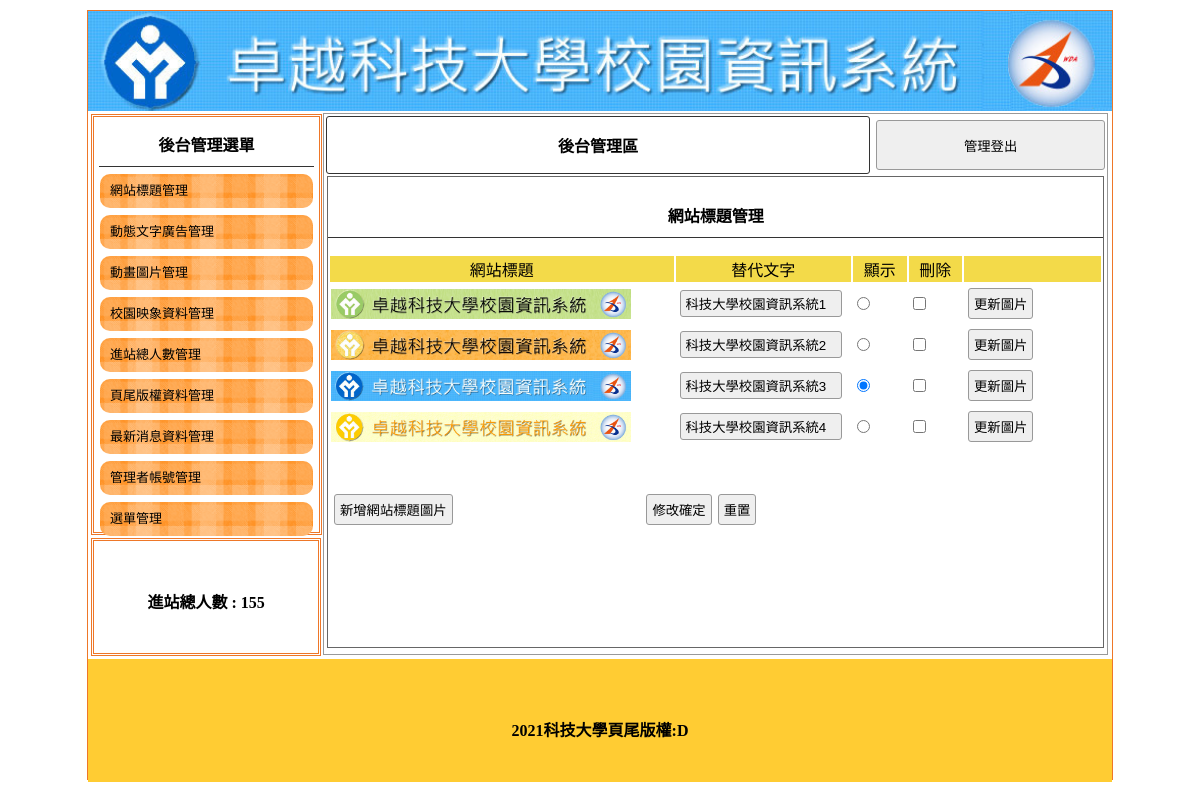
The page /back.php on the database its author committed.
### tables this page shows
CREATE TABLE `title` (
  `id` int(11) UNSIGNED NOT NULL COMMENT '流水號',
  `img` text NOT NULL COMMENT '檔名/路徑',
  `text` text NOT NULL COMMENT '文字',
  `sh` int(1) UNSIGNED DEFAULT 0 COMMENT '顯示'
);

CREATE TABLE `total` (
  `id` int(11) UNSIGNED NOT NULL,
  `total` int(11) NOT NULL
);

CREATE TABLE `bottom` (
  `id` int(11) UNSIGNED NOT NULL,
  `bottom` text NOT NULL COMMENT '頁尾版權一定要用文字'
);

### base.php (called while the page is built, shortened)
<?php
class DB{
    protected $dsn="mysql:host=localhost;charset=utf8;dbname=web01";
    protected $user="root";
    protected $pw="";
    protected $pdo;
    public $table;
    public function __construct($table){
        $this->table=$table;
        $this->pdo=new PDO($this->dsn,$this->user,$this->pw);
    }
    private function setStr($table){
        switch($table){
            case "title":
                $this->title="網站標題管理";
                $this->button="新增網站標題圖片";
                $this->header="網站標題";
                $this->append="替代文字";
            break;
            case "ad":
                $this->title="動態文字廣告管理";
                $this->button="新增動態文字廣告";
                $this->header="動態文字廣告";
            break;
            case "mvim":
                $this->title="動畫圖片管理";
                $this->button="新增動畫圖片";
                $this->header="動畫圖片";
                $this->upload="動畫圖片";
            break;
            case "image":
                $this->title="校園映像資料管理";
                $this->button="新增校園映像圖片";
                $this->header="校園映像資料圖片";
                $this->upload="校園映像資料圖片";
            break;
            case "total":
                $this->title="進站總人數管理";
                $this->button="";
                $this->header="進佔總人數:";
            break;
            case "bottom":
                $this->title="頁尾版權資料管理";
                $this->button="";
                $this->header="頁尾版權資料";
            break;
            case "news":
                $this->title="最新消息資料管理";
                $this->button="新增最新消息資料";
                $this->header="最新消息資料內容";
            break;
            case "admin":
                $this->title="管理者帳號管理";
                $this->button="新增管理者帳號";
                $this->header="帳號";
                $this->append="密碼";
            break;
            case "menu":
                $this->title="選單管理";
                $this->button="新增主選單";
                $this->header="主選單名稱";
                $this->append="選單連結網址";
            break;
        }
    }
    public function find($id){
        $sql="SELECT * FROM $this->table WHERE ";
        if(is_array($id)){
            foreach($id as $key => $value){
                $tmp[]="`$key`='$value'";
            }
            $sql .= implode(" AND ",$tmp);
        }else{
            $sql .= " `id`='$id'";
        }
        return $this->pdo->query($sql)->fetch(PDO::FETCH_ASSOC);
    }
    public function all(...$arg){
        $sql="SELECT * FROM $this->table ";
        return $this->pdo->query($sql)->fetchAll(PDO::FETCH_ASSOC);
    }
    public function save($array){
        if(isset($array['id'])){
            foreach($array as $key => $value){
                $tmp[]="`$key`='$value'";
            }
            $sql="UPDATE $this->table SET ".implode(",",$tmp)." WHERE `id`='{$array['id']}'";
        }else{
            $sql="INSERT INTO $this->table (`".implode("`,`",array_keys($array))."`)
                                     VALUES('".implode("','",$array)."')";
        }
        return $this->pdo->exec($sql);
    }
}
$Total=new DB('total');
$Bottom=new DB('bottom');
$Title=new DB('title');
$tt=$_GET['do']??'';
switch($tt){
    default:
        $DB=$Title;
    break;
};
?>

### back/title.php (the view, shortened to what this page needs)
<div style="width:99%; height:87%; margin:auto; overflow:auto; border:#666 1px solid;">
    <p class="t cent botli"><?= $DB->title ?></p>
    <form method="post" action="api/edit.php?do=<?=$DB->table;?>">
        <table width="100%">
            <tbody>
                <tr class="yel">
                    <td width="45%"><?= $DB->header ?></td>
                    <td width="23%"><?= $DB->append ?></td>
                    <td width="7%">顯示</td>
                    <td width="7%">刪除</td>
                    <td></td>
                </tr>
                <?php
                $rows = $DB->all();
                foreach ($rows as  $row) {
                    $checked=($row['sh']==1)?'checked':'';
                ?>
                    <tr>
                        <td width="45%">
                            <img src="./img/<?= $row['img']; ?>" style="width:300px;height:30px;">
                        </td>
                        <td width="23%">
                            <input type="text" name="text[]" value="<?= $row['text']; ?>">
                        </td>
                        <td width="7%">
                            <input type="radio" name="sh" value="<?= $row['id']; ?>" <?=$checked;?> >
                        </td>
                        <td width="7%">
                            <input type="checkbox" name="del[]" value="<?= $row['id']; ?>">
                        </td>
                        <td>
                        <input type="button"
                            onclick="op(&#39;#cover&#39;,&#39;#cvr&#39;,&#39;modal/upload.php?do=<?=$DB->table;?>&id=<?=$row['id'];?>&#39;)"
                              value="更新圖片">
                        </td>
                    </tr>
                <?php
                }
                ?>
            </tbody>
        </table>
        <table style="margin-top:40px; width:70%;">
            <tbody>
                <tr>
                    <td width="200px">
                    <input type="button"
                            onclick="op(&#39;#cover&#39;,&#39;#cvr&#39;,&#39;modal/<?=$DB->table;?>.php?table=<?=$DB->table;?>&#39;)"
                              value="<?=$DB->button;?>">
                    </td>
                    <td class="cent"><input type="submit" value="修改確定"><input type="reset" value="重置"></td>
                </tr>
            </tbody>
        </table>
    </form>
</div>

### back.php (shortened to what this page needs)
<?php
include_once "base.php";
?>
<!DOCTYPE html PUBLIC "-//W3C//DTD XHTML 1.0 Transitional//EN" "http://www.w3.org/TR/xhtml1/DTD/xhtml1-transitional.dtd">
<html xmlns="http://www.w3.org/1999/xhtml">
<head>
	<link href="./css/css.css" rel="stylesheet" type="text/css">
</head>
<body>
	<div id="main">
	<?php include "front/header.php";?>
		<div id="ms">
			<div id="lf" style="float:left;">
				<div id="menuput" class="dbor">
					<span class="t botli">後台管理選單</span>
					<a style="color:#000; font-size:13px; text-decoration:none;" href="?do=title">
						<div class="mainmu">網站標題管理 </div></a>
					<a style="color:#000; font-size:13px; text-decoration:none;" href="?do=ad">
						<div class="mainmu">
							動態文字廣告管理 </div>
					</a>
					<a style="color:#000; font-size:13px; text-decoration:none;" href="?do=mvim">
						<div class="mainmu">
							動畫圖片管理 </div>
					</a>
					<a style="color:#000; font-size:13px; text-decoration:none;" href="?do=image">
						<div class="mainmu">
							校園映象資料管理 </div>
					</a>
					<a style="color:#000; font-size:13px; text-decoration:none;" href="?do=total">
						<div class="mainmu">
							進站總人數管理 </div>
					</a>
					<a style="color:#000; font-size:13px; text-decoration:none;" href="?do=bottom">
						<div class="mainmu">
							頁尾版權資料管理 </div>
					</a>
					<a style="color:#000; font-size:13px; text-decoration:none;" href="?do=news">
						<div class="mainmu">
							最新消息資料管理 </div>
					</a>
					<a style="color:#000; font-size:13px; text-decoration:none;" href="?do=admin">
						<div class="mainmu">
							管理者帳號管理 </div>
					</a>
					<a style="color:#000; font-size:13px; text-decoration:none;" href="?do=menu">
						<div class="mainmu">
							選單管理 </div>
					</a>
				</div>
				<div class="dbor" style="margin:3px; width:95%; height:20%; line-height:100px;">
					<span class="t">進站總人數 : <?=$Total->find(1)['total'];?></span>
				</div>
			</div>
			<div class="di" style="height:540px; border:#999 1px solid; width:76.5%; margin:2px 0px 0px 0px; float:left; position:relative; left:20px;">
				<table width="100%">
					<tbody>
						<tr>
							<td style="width:70%;font-weight:800; border:#333 1px solid; border-radius:3px;" class="cent"><a href="?do=admin" style="color:#000; text-decoration:none;">後台管理區</a></td>
							<td><button onclick="location.replace('index.php?do=login')" style="width:99%; margin-right:2px; height:50px;">管理登出</button></td>
						</tr>
					</tbody>
				</table>
				<?php
				$do = isset($_GET["do"]) ? $_GET["do"] : 'title';
				$file = "./back/" . $do . ".php";
				if (file_exists($file)) {
					include $file;
				} else {
					echo "檔案不存在";
					include "./back/title.php";
				}
				?>
			</div>
		</div>
		<div style="width:1024px; left:0px; position:relative; background:#FC3; margin-top:4px; height:123px; display:block;">
			<span class="t" style="line-height:123px;"><?=$Bottom->find(1)['bottom'];?></span>
		</div>
	</div>
</body>
</html>

### front/header.php
<a title="<?=$Title->find(['sh'=>1])['text'];?>" href="index.php">
		<div class="ti" style="background:url(&#39;img/<?=$Title->find(['sh'=>1])['img'];?>&#39;); background-size:cover;"></div>
</a>

### css/css.css (style rules this page uses)
body { padding:0px; margin:0px; }
#main { width:1024px; height:768px; margin:10px auto 10px auto; border:#EE7728 1px solid; position:relative; }
.ti { width:100%; height:100px; position:relative; background-size:cover; background-repeat:no-repeat; }
.dbor { border:#EE7728 double 3px; margin:1px; padding:2px 10px 2px 10px; }
.t { font-weight:800; display:block; text-align:center; padding:10px 1px 10px 1px; }
.botli { border-bottom:#333 1px solid; }
.mainmu { position:relative; border-radius:10px; background:url(../icon/menu.fw.png) center no-repeat; background-size:cover; line-height:30px; padding:2px 10px 2px 10px; margin:7px 1px 7px 1px; height:30px; }
#lf { height:540px; width:21%; display:inline-block; }
#menuput { width:100%; height:75%; position:relative; padding:5px; display:block; margin: 3px; }
#menuput a { display: block; }
.di { display:inline-block; }
.cent { text-align:center; }
input,button { border:#999 1px solid; border-radius:3px; background:#EFEFEF; padding:5px; margin:3px; }
input[type=text],input[type=password] { width:150px; }
.yel td { background:#F3DA49; text-align:center; }

### rows shown on the page
title: img (picture), text "科技大學校園資訊系統3"
total: total "155"
title: img (picture), text "科技大學校園資訊系統1"
title: img (picture), text "科技大學校園資訊系統2"
title: img (picture), text "科技大學校園資訊系統4"
bottom: bottom "2021科技大學頁尾版權:D"

### other values the page prints
$DB->title "網站標題管理"
$DB->header "網站標題"
$DB->append "替代文字"
